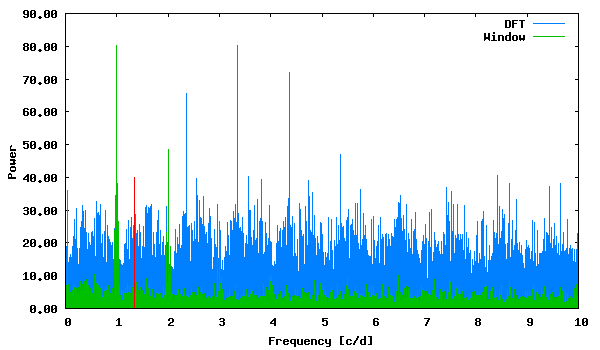

Source code (gnuplot):
set term png size 600,350 medium
set colors classic
set output "phase_lc_17.deeming.png"
set xlabel "Frequency [c/d]"
set ylabel "Power"
set format y "%5.2f"
plot "deeming.periodogram" using 1:2 with lines linecolor 3 title "DFT", "deeming.periodogram" using 1:3 with lines linecolor 2 title "Window", "<echo '1.354312 39.82586223'" with impulses linecolor 1 title ""
 
